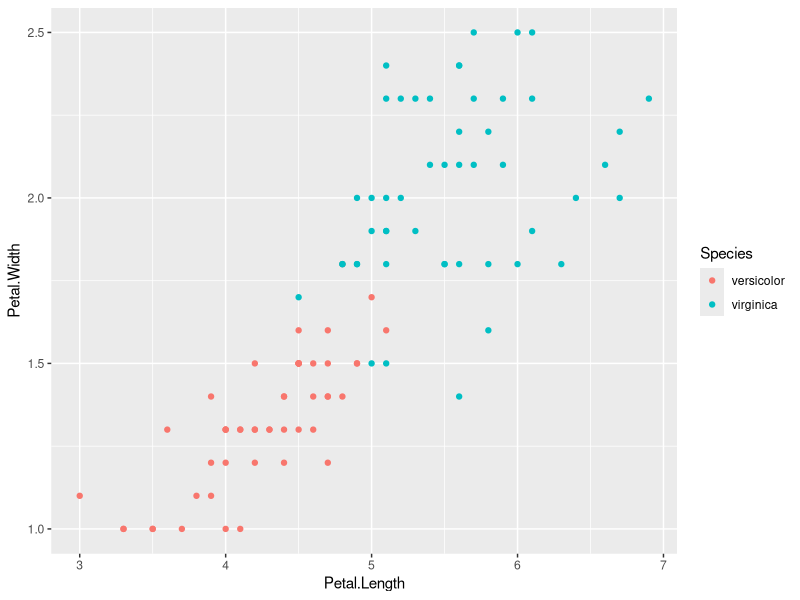
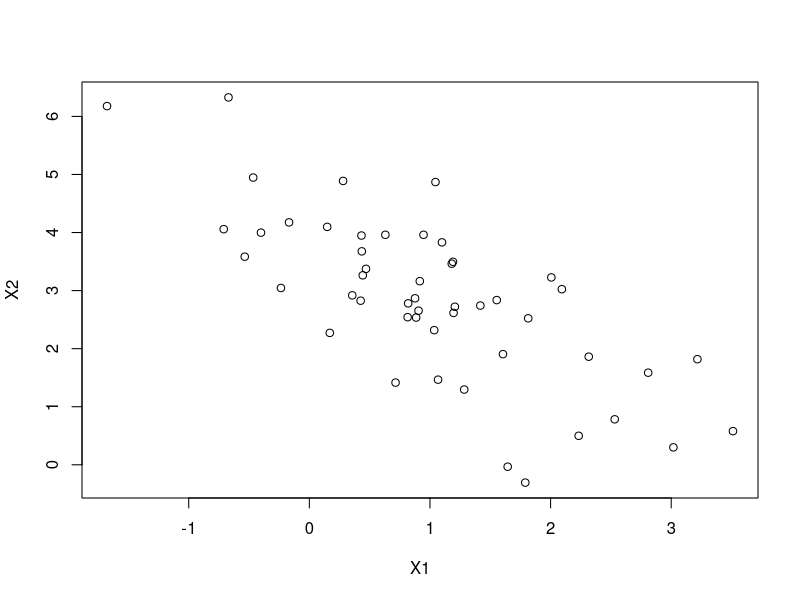
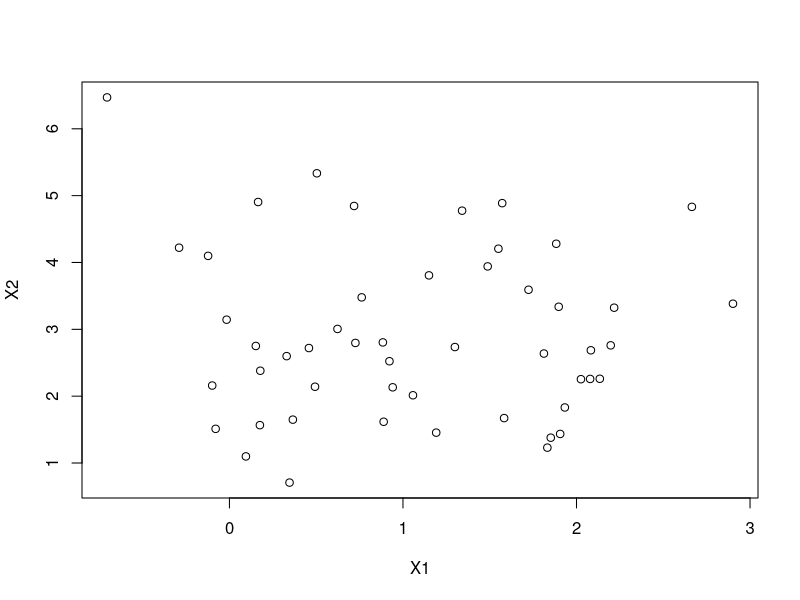
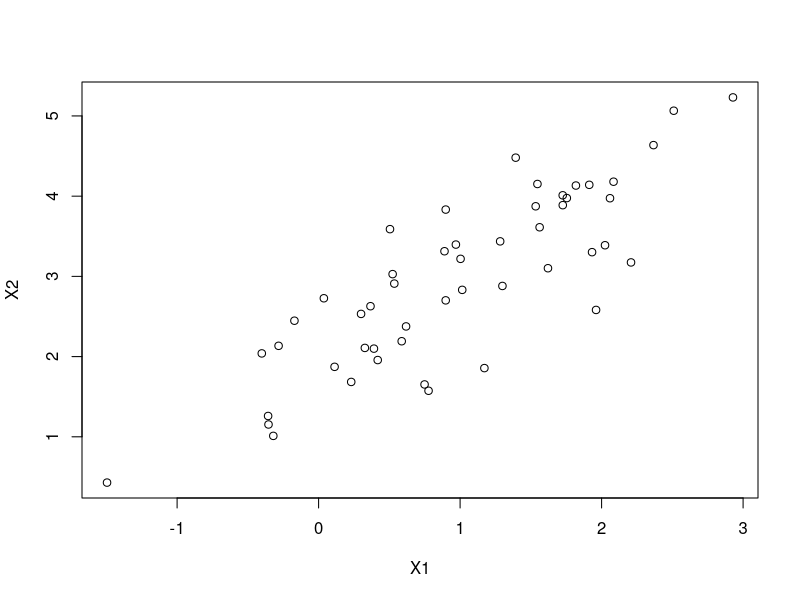
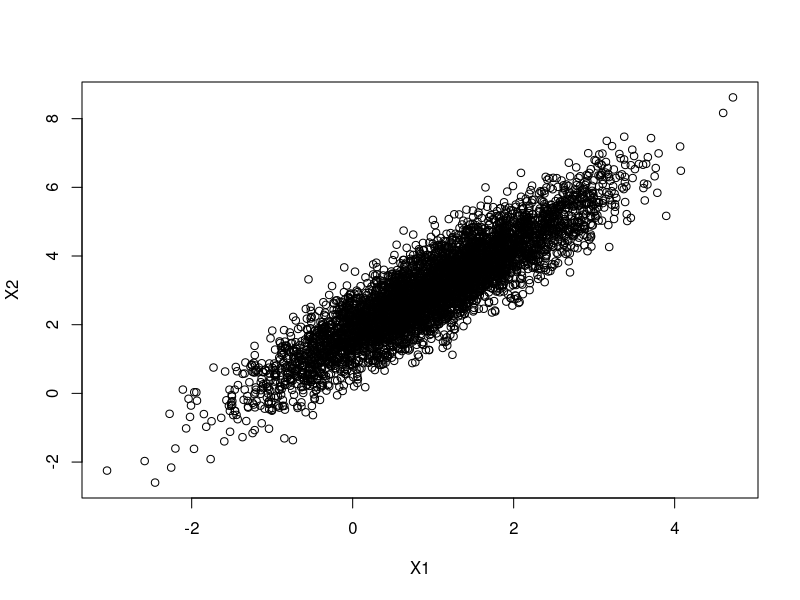

Source code (R) for these figures, in order:
## ---- chunk 1
data(iris)
d<-iris

library(tidyverse)

x0 <- d %>% filter(Species=="versicolor") %>% select(3:4)
x1 <- d %>% filter(Species=="virginica") %>% select(3:4)

iris %>%
  filter(Species %in% c("versicolor", "virginica")) %>%
  ggplot(aes(x = Petal.Length, y = Petal.Width, color = Species)) +
  geom_point()
## ---- chunk 2

rbinorm <- function(n, mu1, mu2, rho, sigma1_sq, sigma2_sq) {
  # returns an n x 2 matrix
  # where each row is realization of the bivariate normal distribution
  
  sigma1 <- sqrt(sigma1_sq)
  sigma2 <- sqrt(sigma2_sq)
  
  u <- rnorm(n)
  v <- rnorm(n)
  
  x1 <- mu1 + sigma1 * sqrt(1 - rho^2) * u + sigma1 * rho * v
  x2 <- mu2 + sigma2 * v
  
  return(cbind(x1, x2))
}

# rho = -0.7
genpoints<-rbinorm(50, 1, 3, -0.7, 1, 2)
plot(genpoints, xlab="X1", ylab="X2")

# rho = 0.1
genpoints<-rbinorm(50, 1, 3, 0.1, 1, 2)
plot(genpoints, xlab="X1", ylab="X2")

# rho = 0.9
genpoints<-rbinorm(50, 1, 3, 0.9, 1, 2)
plot(genpoints, xlab="X1", ylab="X2")

# testing with more samples to show elliptically contoured shape
genpoints <- rbinorm(5000, 1, 3, 0.9, 1, 2)
plot(genpoints, xlab="X1", ylab="X2")

  
## ---- chunk 3

M <- rbinorm(50, 1, 3, 0.7, 1, 3)
colMeans(M)
cov(M)

N <- rbinorm(10000, 1, 3, 0.7, 1, 3)
colMeans(N)
cov(N)

## ---- chunk 4
mu0_hat <- colMeans(x0) # vector of width and length averages for versicolor
mu1_hat <- colMeans(x1) # vector of width and length averages for virginica

sigma0_hat <- cov(x0) # variance-covariance matrix for versicolor
sigma1_hat <- cov(x1) # variance-covariance matrix for viriginica

p0_hat <- sum(iris$Species == "versicolor") / sum(iris$Species %in% c("versicolor", "virginica"))
p1_hat <- p0_hat <- sum(iris$Species == "virginica") /
  sum(iris$Species %in% c("versicolor", "virginica"))
## ---- chunk 5

classify <- function(length, width) {
  # returns 0 if flower is of type 0 (versicolor)
  # and 1 if flower is of type 1 (virginica)
  
  x <- matrix(c(length, width), ncol = 1)
  
  r0_sq <- as.numeric(t(x - mu0_hat) %*% solve(sigma0_hat) %*% (x - mu0_hat))
  r1_sq <- as.numeric(t(x - mu1_hat) %*% solve(sigma1_hat) %*% (x - mu1_hat))
  
  if (r0_sq < log(det(sigma1_hat)/det(sigma0_hat)) + 2*log(p0_hat/p1_hat) + r1_sq) {
    return(0)
  } else {
    return(1)
  }
}

classify(5, 1.8)

classify(4.5, 1.5) # should return type 0
classify(5.75, 1.75) # type 1
classify(4.75, 2.2) # type 1
